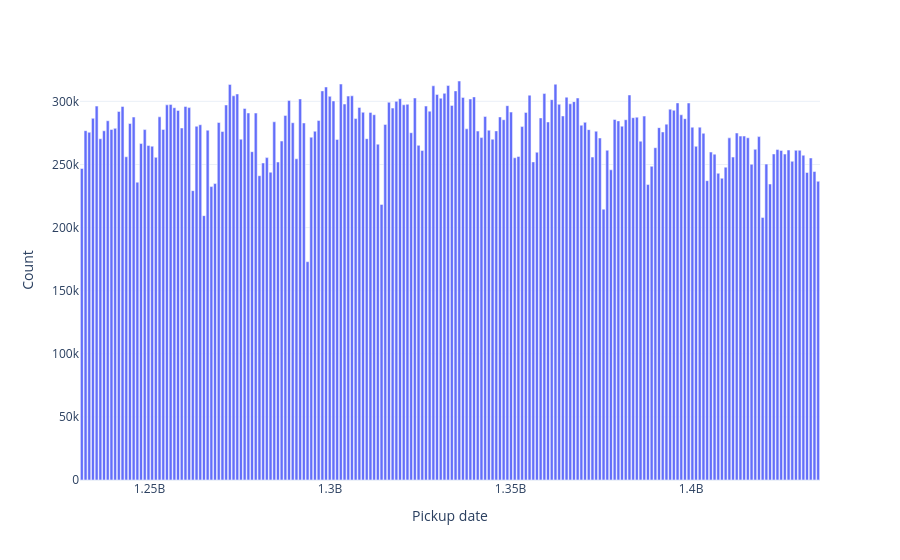

Notebook cell for this chart:
### Code cell
# need to cast datetime to unix timestamp
hist(col_pickup.cast(pa.int64()), "Pickup date", bins=200)

### Figure 1 — Plotly figure (JSON) as saved in the notebook; plotly's stock layout.template omitted (floating-point values rounded to 4 significant figures; data arrays with more than 128 entries replaced by an {"elided": "..."} marker saying what was removed)
{"data": [{"hovertemplate": "Pickup date=%{x}<br>Count=%{y}<extra></extra>", "legendgroup": "", "marker": {"color": "#636efa", "pattern": {"shape": ""}}, "name": "", "orientation": "v", "showlegend": false, "textposition": "auto", "type": "bar", "x": {"elided": "200 float values"}, "xaxis": "x", "y": {"elided": "200 int values"}, "yaxis": "y"}], "layout": {"barmode": "relative", "legend": {"tracegroupgap": 0}, "margin": {"t": 60}, "xaxis": {"anchor": "y", "domain": [0, 1], "title": {"text": "Pickup date"}}, "yaxis": {"anchor": "x", "domain": [0, 1], "title": {"text": "Count"}}}}
